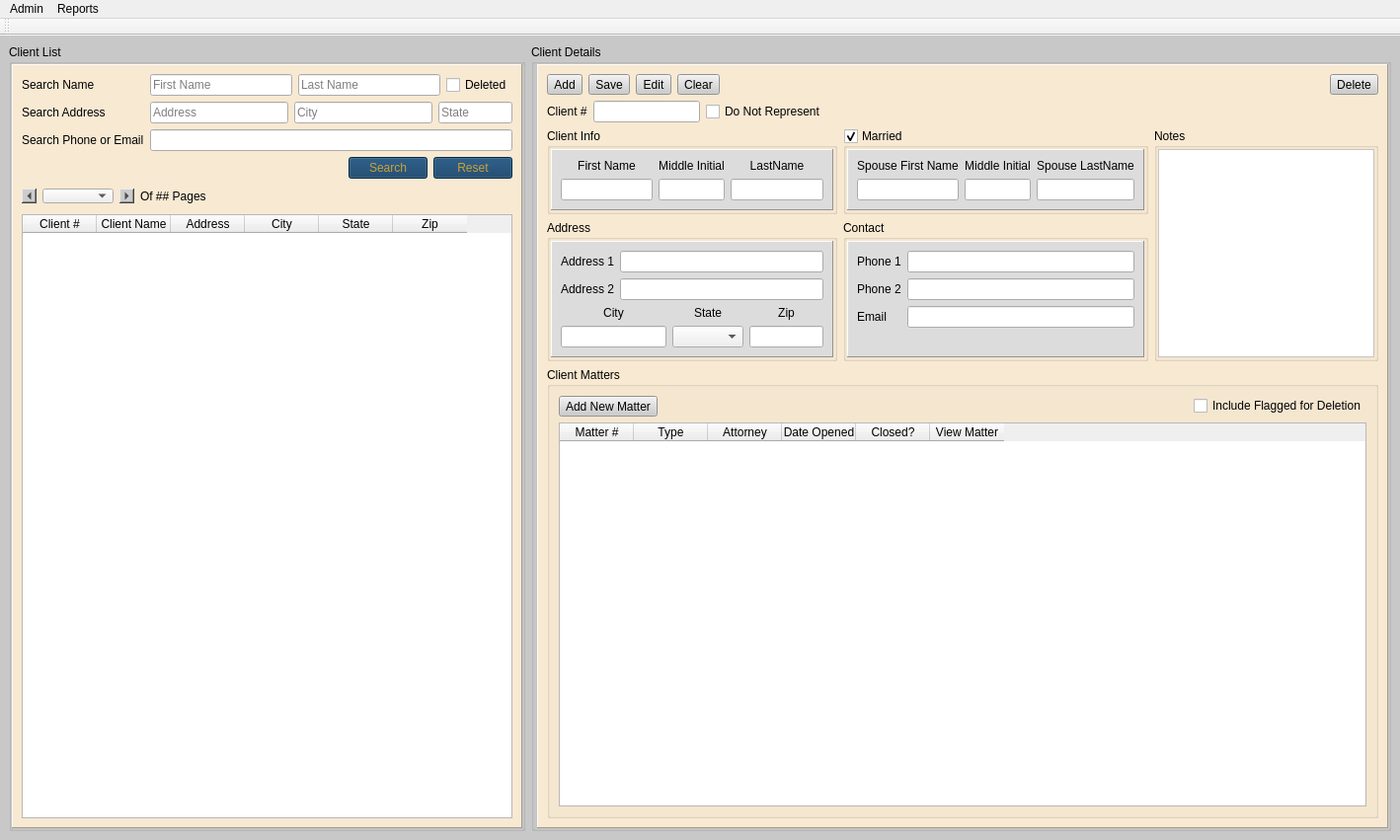
<?xml version="1.0" encoding="UTF-8"?>
<ui version="4.0">
 <class>MainWindow</class>
 <widget class="QMainWindow" name="MainWindow">
  <property name="geometry">
   <rect>
    <x>0</x>
    <y>0</y>
    <width>1418</width>
    <height>851</height>
   </rect>
  </property>
  <property name="windowTitle">
   <string>Rudy</string>
  </property>
  <property name="windowIcon">
   <iconset>
    <normaloff>Icons/RUDYicon.ico</normaloff>Icons/RUDYicon.ico</iconset>
  </property>
  <property name="styleSheet">
   <string notr="true">
QMainWindow#MainWindow{
	
	background-color:rgb(200, 200, 200);
	font: 10pt &quot;Microsoft Tai Le&quot;;
}
QGroupBox{
	font: 75 12pt &quot;Microsoft Tai Le&quot;;
}
QFrame#groupFrame,QFrame#groupFrame_2 {
	
	background-color:rgb(248, 233, 210);
}
QPushButton{
	
	font: 75 10pt &quot;Microsoft Tai Le&quot;;
	color: rgb(202, 161, 56);
	background-color: rgb(11, 56, 97);
}
QToolButton{
	
	background-color: rgb(204, 204, 204);
	font: 75 10pt &quot;Microsoft Tai Le&quot;;
}
QToolButton#prevPage{
	
	font: 75 10pt &quot;Microsoft Tai Le&quot;;
	color: rgb(202, 161, 56);
	background-color: rgb(11, 56, 97);
}
QToolButton#nextPage{
	
	font: 75 10pt &quot;Microsoft Tai Le&quot;;
	color: rgb(202, 161, 56);
	background-color: rgb(11, 56, 97);
}
QIcon{background-color:rga(1,1,1);}</string>
  </property>
  <widget class="QWidget" name="centralwidget">
   <layout class="QHBoxLayout" name="horizontalLayout_6" stretch="3,5">
    <item>
     <widget class="QGroupBox" name="listGroup">
      <property name="sizePolicy">
       <sizepolicy hsizetype="Expanding" vsizetype="Preferred">
        <horstretch>0</horstretch>
        <verstretch>0</verstretch>
       </sizepolicy>
      </property>
      <property name="title">
       <string>Client List</string>
      </property>
      <property name="alignment">
       <set>Qt::AlignLeading|Qt::AlignLeft|Qt::AlignTop</set>
      </property>
      <property name="flat">
       <bool>true</bool>
      </property>
      <layout class="QVBoxLayout" name="verticalLayout_2">
       <property name="margin">
        <number>0</number>
       </property>
       <item>
        <widget class="QFrame" name="groupFrame">
         <property name="frameShape">
          <enum>QFrame::Panel</enum>
         </property>
         <property name="frameShadow">
          <enum>QFrame::Raised</enum>
         </property>
         <property name="lineWidth">
          <number>1</number>
         </property>
         <layout class="QVBoxLayout" name="verticalLayout">
          <item>
           <layout class="QFormLayout" name="formLayout">
            <item row="0" column="0">
             <widget class="QLabel" name="label">
              <property name="text">
               <string>Search Name</string>
              </property>
             </widget>
            </item>
            <item row="1" column="0">
             <widget class="QLabel" name="label_2">
              <property name="text">
               <string>Search Address</string>
              </property>
             </widget>
            </item>
            <item row="2" column="0">
             <widget class="QLabel" name="label_3">
              <property name="text">
               <string>Search Phone or Email</string>
              </property>
             </widget>
            </item>
            <item row="2" column="1">
             <widget class="QLineEdit" name="searchContacts"/>
            </item>
            <item row="3" column="0" colspan="2">
             <layout class="QHBoxLayout" name="horizontalLayout">
              <item>
               <spacer name="horizontalSpacer_2">
                <property name="orientation">
                 <enum>Qt::Horizontal</enum>
                </property>
                <property name="sizeHint" stdset="0">
                 <size>
                  <width>40</width>
                  <height>20</height>
                 </size>
                </property>
               </spacer>
              </item>
              <item>
               <widget class="QPushButton" name="search">
                <property name="text">
                 <string>Search</string>
                </property>
               </widget>
              </item>
              <item>
               <widget class="QPushButton" name="reset">
                <property name="text">
                 <string>Reset</string>
                </property>
               </widget>
              </item>
             </layout>
            </item>
            <item row="0" column="1">
             <layout class="QHBoxLayout" name="horizontalLayout_7">
              <item>
               <widget class="QLineEdit" name="searchFirst">
                <property name="placeholderText">
                 <string>First Name</string>
                </property>
               </widget>
              </item>
              <item>
               <widget class="QLineEdit" name="searchLast">
                <property name="placeholderText">
                 <string>Last Name</string>
                </property>
               </widget>
              </item>
              <item>
               <widget class="QCheckBox" name="seeDeleted">
                <property name="text">
                 <string>Deleted</string>
                </property>
               </widget>
              </item>
             </layout>
            </item>
            <item row="1" column="1">
             <layout class="QGridLayout" name="gridLayout_10">
              <item row="0" column="0">
               <widget class="QLineEdit" name="searchAddr">
                <property name="placeholderText">
                 <string>Address</string>
                </property>
               </widget>
              </item>
              <item row="0" column="2">
               <widget class="QLineEdit" name="searchState">
                <property name="maximumSize">
                 <size>
                  <width>75</width>
                  <height>16777215</height>
                 </size>
                </property>
                <property name="placeholderText">
                 <string>State</string>
                </property>
               </widget>
              </item>
              <item row="0" column="1">
               <widget class="QLineEdit" name="searchCity">
                <property name="maximumSize">
                 <size>
                  <width>16777215</width>
                  <height>16777215</height>
                 </size>
                </property>
                <property name="placeholderText">
                 <string>City</string>
                </property>
               </widget>
              </item>
             </layout>
            </item>
           </layout>
          </item>
          <item>
           <layout class="QHBoxLayout" name="horizontalLayout_2">
            <item>
             <widget class="QToolButton" name="prev_page">
              <property name="maximumSize">
               <size>
                <width>15</width>
                <height>15</height>
               </size>
              </property>
              <property name="text">
               <string>...</string>
              </property>
              <property name="iconSize">
               <size>
                <width>10</width>
                <height>10</height>
               </size>
              </property>
              <property name="arrowType">
               <enum>Qt::LeftArrow</enum>
              </property>
             </widget>
            </item>
            <item>
             <widget class="QComboBox" name="page_num">
              <property name="maximumSize">
               <size>
                <width>16777215</width>
                <height>15</height>
               </size>
              </property>
              <property name="styleSheet">
               <string notr="true">font: italic 9pt &quot;Microsoft Tai Le&quot;;</string>
              </property>
             </widget>
            </item>
            <item>
             <widget class="QToolButton" name="next_page">
              <property name="maximumSize">
               <size>
                <width>15</width>
                <height>15</height>
               </size>
              </property>
              <property name="text">
               <string>...</string>
              </property>
              <property name="iconSize">
               <size>
                <width>10</width>
                <height>10</height>
               </size>
              </property>
              <property name="arrowType">
               <enum>Qt::RightArrow</enum>
              </property>
             </widget>
            </item>
            <item>
             <widget class="QLabel" name="total_pages">
              <property name="maximumSize">
               <size>
                <width>100</width>
                <height>15</height>
               </size>
              </property>
              <property name="styleSheet">
               <string notr="true">font: italic 9pt &quot;Microsoft Tai Le&quot;;</string>
              </property>
              <property name="text">
               <string>Of ## Pages</string>
              </property>
             </widget>
            </item>
            <item>
             <spacer name="horizontalSpacer_6">
              <property name="orientation">
               <enum>Qt::Horizontal</enum>
              </property>
              <property name="sizeHint" stdset="0">
               <size>
                <width>326</width>
                <height>24</height>
               </size>
              </property>
             </spacer>
            </item>
           </layout>
          </item>
          <item>
           <widget class="QTableWidget" name="clientList">
            <property name="editTriggers">
             <set>QAbstractItemView::NoEditTriggers</set>
            </property>
            <property name="selectionMode">
             <enum>QAbstractItemView::SingleSelection</enum>
            </property>
            <property name="selectionBehavior">
             <enum>QAbstractItemView::SelectRows</enum>
            </property>
            <attribute name="horizontalHeaderDefaultSectionSize">
             <number>75</number>
            </attribute>
            <column>
             <property name="text">
              <string>Client #</string>
             </property>
            </column>
            <column>
             <property name="text">
              <string>Client Name</string>
             </property>
            </column>
            <column>
             <property name="text">
              <string>Address</string>
             </property>
            </column>
            <column>
             <property name="text">
              <string>City</string>
             </property>
            </column>
            <column>
             <property name="text">
              <string>State</string>
             </property>
            </column>
            <column>
             <property name="text">
              <string>Zip</string>
             </property>
            </column>
           </widget>
          </item>
         </layout>
        </widget>
       </item>
      </layout>
     </widget>
    </item>
    <item>
     <widget class="QGroupBox" name="detailGroup">
      <property name="sizePolicy">
       <sizepolicy hsizetype="Preferred" vsizetype="Expanding">
        <horstretch>0</horstretch>
        <verstretch>0</verstretch>
       </sizepolicy>
      </property>
      <property name="styleSheet">
       <string notr="true"/>
      </property>
      <property name="title">
       <string>Client Details</string>
      </property>
      <property name="flat">
       <bool>true</bool>
      </property>
      <layout class="QVBoxLayout" name="verticalLayout_9">
       <property name="leftMargin">
        <number>3</number>
       </property>
       <property name="topMargin">
        <number>0</number>
       </property>
       <property name="rightMargin">
        <number>0</number>
       </property>
       <property name="bottomMargin">
        <number>0</number>
       </property>
       <item>
        <widget class="QFrame" name="groupFrame_2">
         <property name="frameShape">
          <enum>QFrame::Panel</enum>
         </property>
         <property name="frameShadow">
          <enum>QFrame::Raised</enum>
         </property>
         <layout class="QGridLayout" name="gridLayout_2">
          <item row="3" column="0">
           <widget class="QGroupBox" name="clientAddress">
            <property name="title">
             <string>Address</string>
            </property>
            <property name="flat">
             <bool>true</bool>
            </property>
            <layout class="QVBoxLayout" name="verticalLayout_5">
             <property name="spacing">
              <number>1</number>
             </property>
             <property name="margin">
              <number>1</number>
             </property>
             <item>
              <widget class="QFrame" name="frame_3">
               <property name="styleSheet">
                <string notr="true">QFrame{ background-color: rgb(220, 220, 220); }</string>
               </property>
               <property name="frameShape">
                <enum>QFrame::Panel</enum>
               </property>
               <property name="frameShadow">
                <enum>QFrame::Raised</enum>
               </property>
               <layout class="QFormLayout" name="formLayout_3">
                <item row="0" column="0">
                 <widget class="QLabel" name="label_27">
                  <property name="text">
                   <string>Address 1</string>
                  </property>
                 </widget>
                </item>
                <item row="0" column="1">
                 <widget class="QLineEdit" name="addr1"/>
                </item>
                <item row="1" column="0">
                 <widget class="QLabel" name="label_28">
                  <property name="text">
                   <string>Address 2</string>
                  </property>
                 </widget>
                </item>
                <item row="1" column="1">
                 <widget class="QLineEdit" name="addr2"/>
                </item>
                <item row="2" column="0" colspan="2">
                 <layout class="QGridLayout" name="gridLayout_9">
                  <item row="0" column="0">
                   <widget class="QLabel" name="label_24">
                    <property name="text">
                     <string>City</string>
                    </property>
                    <property name="alignment">
                     <set>Qt::AlignCenter</set>
                    </property>
                   </widget>
                  </item>
                  <item row="0" column="1">
                   <widget class="QLabel" name="label_25">
                    <property name="text">
                     <string>State</string>
                    </property>
                    <property name="alignment">
                     <set>Qt::AlignCenter</set>
                    </property>
                   </widget>
                  </item>
                  <item row="0" column="2">
                   <widget class="QLabel" name="label_26">
                    <property name="text">
                     <string>Zip</string>
                    </property>
                    <property name="alignment">
                     <set>Qt::AlignCenter</set>
                    </property>
                   </widget>
                  </item>
                  <item row="1" column="0">
                   <widget class="QLineEdit" name="city"/>
                  </item>
                  <item row="1" column="1">
                   <widget class="QComboBox" name="state"/>
                  </item>
                  <item row="1" column="2">
                   <widget class="QLineEdit" name="zipcode">
                    <property name="maximumSize">
                     <size>
                      <width>75</width>
                      <height>16777215</height>
                     </size>
                    </property>
                   </widget>
                  </item>
                 </layout>
                </item>
               </layout>
              </widget>
             </item>
            </layout>
           </widget>
          </item>
          <item row="2" column="0">
           <widget class="QGroupBox" name="clientInfo">
            <property name="title">
             <string>Client Info</string>
            </property>
            <property name="flat">
             <bool>true</bool>
            </property>
            <layout class="QVBoxLayout" name="verticalLayout_3">
             <property name="spacing">
              <number>1</number>
             </property>
             <property name="margin">
              <number>1</number>
             </property>
             <item>
              <widget class="QFrame" name="frame">
               <property name="styleSheet">
                <string notr="true">QFrame{ background-color: rgb(220, 220, 220); }</string>
               </property>
               <property name="frameShape">
                <enum>QFrame::Panel</enum>
               </property>
               <property name="frameShadow">
                <enum>QFrame::Raised</enum>
               </property>
               <layout class="QGridLayout" name="gridLayout_3">
                <item row="0" column="0" colspan="2">
                 <layout class="QGridLayout" name="gridLayout">
                  <item row="0" column="0">
                   <widget class="QLabel" name="label_5">
                    <property name="text">
                     <string>First Name</string>
                    </property>
                    <property name="alignment">
                     <set>Qt::AlignCenter</set>
                    </property>
                   </widget>
                  </item>
                  <item row="0" column="1">
                   <widget class="QLabel" name="label_6">
                    <property name="text">
                     <string>Middle Initial</string>
                    </property>
                    <property name="alignment">
                     <set>Qt::AlignCenter</set>
                    </property>
                   </widget>
                  </item>
                  <item row="0" column="2">
                   <widget class="QLabel" name="label_7">
                    <property name="text">
                     <string>LastName</string>
                    </property>
                    <property name="alignment">
                     <set>Qt::AlignCenter</set>
                    </property>
                   </widget>
                  </item>
                  <item row="1" column="0">
                   <widget class="QLineEdit" name="firstName"/>
                  </item>
                  <item row="1" column="1">
                   <widget class="QLineEdit" name="middleInitial">
                    <property name="sizePolicy">
                     <sizepolicy hsizetype="Preferred" vsizetype="Fixed">
                      <horstretch>0</horstretch>
                      <verstretch>0</verstretch>
                     </sizepolicy>
                    </property>
                    <property name="maximumSize">
                     <size>
                      <width>75</width>
                      <height>16777215</height>
                     </size>
                    </property>
                   </widget>
                  </item>
                  <item row="1" column="2">
                   <widget class="QLineEdit" name="lastName"/>
                  </item>
                 </layout>
                </item>
               </layout>
              </widget>
             </item>
            </layout>
           </widget>
          </item>
          <item row="3" column="1">
           <widget class="QGroupBox" name="clientContact">
            <property name="title">
             <string>Contact</string>
            </property>
            <property name="flat">
             <bool>true</bool>
            </property>
            <layout class="QVBoxLayout" name="verticalLayout_6">
             <property name="spacing">
              <number>1</number>
             </property>
             <property name="margin">
              <number>1</number>
             </property>
             <item>
              <widget class="QFrame" name="frame_4">
               <property name="styleSheet">
                <string notr="true">QFrame{ background-color: rgb(220, 220, 220); }</string>
               </property>
               <property name="frameShape">
                <enum>QFrame::Panel</enum>
               </property>
               <property name="frameShadow">
                <enum>QFrame::Raised</enum>
               </property>
               <layout class="QFormLayout" name="formLayout_2">
                <item row="0" column="0">
                 <widget class="QLabel" name="label_33">
                  <property name="text">
                   <string>Phone 1</string>
                  </property>
                 </widget>
                </item>
                <item row="0" column="1">
                 <widget class="QLineEdit" name="phone1"/>
                </item>
                <item row="1" column="0">
                 <widget class="QLabel" name="label_32">
                  <property name="text">
                   <string>Phone 2</string>
                  </property>
                 </widget>
                </item>
                <item row="1" column="1">
                 <widget class="QLineEdit" name="phone2"/>
                </item>
                <item row="2" column="0">
                 <widget class="QLabel" name="label_34">
                  <property name="text">
                   <string>Email</string>
                  </property>
                 </widget>
                </item>
                <item row="2" column="1">
                 <widget class="QLineEdit" name="email"/>
                </item>
               </layout>
              </widget>
             </item>
            </layout>
           </widget>
          </item>
          <item row="2" column="1">
           <widget class="QGroupBox" name="spouseInfo">
            <property name="title">
             <string>Married</string>
            </property>
            <property name="flat">
             <bool>true</bool>
            </property>
            <property name="checkable">
             <bool>true</bool>
            </property>
            <layout class="QVBoxLayout" name="verticalLayout_4">
             <property name="spacing">
              <number>1</number>
             </property>
             <property name="margin">
              <number>1</number>
             </property>
             <item>
              <widget class="QFrame" name="frame_2">
               <property name="styleSheet">
                <string notr="true">QFrame{ background-color: rgb(220, 220, 220); }</string>
               </property>
               <property name="frameShape">
                <enum>QFrame::Panel</enum>
               </property>
               <property name="frameShadow">
                <enum>QFrame::Raised</enum>
               </property>
               <layout class="QGridLayout" name="gridLayout_4">
                <item row="0" column="0" colspan="2">
                 <layout class="QGridLayout" name="gridLayout_5">
                  <item row="0" column="0">
                   <widget class="QLabel" name="label_13">
                    <property name="text">
                     <string>Spouse First Name</string>
                    </property>
                    <property name="alignment">
                     <set>Qt::AlignCenter</set>
                    </property>
                   </widget>
                  </item>
                  <item row="0" column="1">
                   <widget class="QLabel" name="label_14">
                    <property name="text">
                     <string>Middle Initial</string>
                    </property>
                    <property name="alignment">
                     <set>Qt::AlignCenter</set>
                    </property>
                   </widget>
                  </item>
                  <item row="0" column="2">
                   <widget class="QLabel" name="label_15">
                    <property name="text">
                     <string>Spouse LastName</string>
                    </property>
                    <property name="alignment">
                     <set>Qt::AlignCenter</set>
                    </property>
                   </widget>
                  </item>
                  <item row="1" column="0">
                   <widget class="QLineEdit" name="firstName_2"/>
                  </item>
                  <item row="1" column="1">
                   <widget class="QLineEdit" name="middleInitial_2">
                    <property name="sizePolicy">
                     <sizepolicy hsizetype="Preferred" vsizetype="Fixed">
                      <horstretch>0</horstretch>
                      <verstretch>0</verstretch>
                     </sizepolicy>
                    </property>
                    <property name="maximumSize">
                     <size>
                      <width>75</width>
                      <height>16777215</height>
                     </size>
                    </property>
                   </widget>
                  </item>
                  <item row="1" column="2">
                   <widget class="QLineEdit" name="lastName_2"/>
                  </item>
                 </layout>
                </item>
               </layout>
              </widget>
             </item>
            </layout>
           </widget>
          </item>
          <item row="2" column="2" rowspan="2">
           <widget class="QGroupBox" name="clientAddress_3">
            <property name="title">
             <string>Notes</string>
            </property>
            <property name="flat">
             <bool>true</bool>
            </property>
            <layout class="QVBoxLayout" name="verticalLayout_7">
             <property name="spacing">
              <number>1</number>
             </property>
             <property name="margin">
              <number>1</number>
             </property>
             <item>
              <widget class="QTextEdit" name="notes">
               <property name="sizePolicy">
                <sizepolicy hsizetype="Expanding" vsizetype="Preferred">
                 <horstretch>0</horstretch>
                 <verstretch>0</verstretch>
                </sizepolicy>
               </property>
               <property name="styleSheet">
                <string notr="true">background-color: rgb(255, 255, 255);</string>
               </property>
              </widget>
             </item>
            </layout>
           </widget>
          </item>
          <item row="4" column="0" colspan="3">
           <widget class="QGroupBox" name="mattersGroup">
            <property name="sizePolicy">
             <sizepolicy hsizetype="Expanding" vsizetype="Expanding">
              <horstretch>0</horstretch>
              <verstretch>0</verstretch>
             </sizepolicy>
            </property>
            <property name="title">
             <string>Client Matters</string>
            </property>
            <layout class="QVBoxLayout" name="verticalLayout_8">
             <item>
              <layout class="QHBoxLayout" name="horizontalLayout_5">
               <item>
                <widget class="QToolButton" name="addMatter">
                 <property name="text">
                  <string>Add New Matter</string>
                 </property>
                 <property name="icon">
                  <iconset>
                   <normaloff>Icons/plus.ico</normaloff>Icons/plus.ico</iconset>
                 </property>
                 <property name="toolButtonStyle">
                  <enum>Qt::ToolButtonTextBesideIcon</enum>
                 </property>
                </widget>
               </item>
               <item>
                <spacer name="horizontalSpacer_5">
                 <property name="orientation">
                  <enum>Qt::Horizontal</enum>
                 </property>
                 <property name="sizeHint" stdset="0">
                  <size>
                   <width>40</width>
                   <height>20</height>
                  </size>
                 </property>
                </spacer>
               </item>
               <item>
                <widget class="QCheckBox" name="includeDeteled">
                 <property name="text">
                  <string>Include Flagged for Deletion</string>
                 </property>
                </widget>
               </item>
              </layout>
             </item>
             <item>
              <widget class="QTableWidget" name="matterList">
               <attribute name="horizontalHeaderDefaultSectionSize">
                <number>75</number>
               </attribute>
               <column>
                <property name="text">
                 <string>Matter #</string>
                </property>
               </column>
               <column>
                <property name="text">
                 <string>Type</string>
                </property>
               </column>
               <column>
                <property name="text">
                 <string>Attorney</string>
                </property>
               </column>
               <column>
                <property name="text">
                 <string>Date Opened</string>
                </property>
               </column>
               <column>
                <property name="text">
                 <string>Closed?</string>
                </property>
               </column>
               <column>
                <property name="text">
                 <string>View Matter</string>
                </property>
               </column>
              </widget>
             </item>
            </layout>
           </widget>
          </item>
          <item row="0" column="0" colspan="3">
           <layout class="QHBoxLayout" name="horizontalLayout_3">
            <item>
             <widget class="QToolButton" name="addClient">
              <property name="text">
               <string>Add</string>
              </property>
              <property name="icon">
               <iconset>
                <normaloff>Icons/plus.ico</normaloff>Icons/plus.ico</iconset>
              </property>
              <property name="toolButtonStyle">
               <enum>Qt::ToolButtonTextBesideIcon</enum>
              </property>
             </widget>
            </item>
            <item>
             <widget class="QToolButton" name="saveClientChanges">
              <property name="text">
               <string>Save</string>
              </property>
              <property name="icon">
               <iconset>
                <normaloff>Icons/save.ico</normaloff>Icons/save.ico</iconset>
              </property>
              <property name="toolButtonStyle">
               <enum>Qt::ToolButtonTextBesideIcon</enum>
              </property>
             </widget>
            </item>
            <item>
             <widget class="QToolButton" name="editClient">
              <property name="text">
               <string>Edit</string>
              </property>
              <property name="icon">
               <iconset>
                <normaloff>Icons/note.ico</normaloff>Icons/note.ico</iconset>
              </property>
              <property name="toolButtonStyle">
               <enum>Qt::ToolButtonTextBesideIcon</enum>
              </property>
             </widget>
            </item>
            <item>
             <widget class="QToolButton" name="clearContent">
              <property name="text">
               <string>Clear</string>
              </property>
              <property name="icon">
               <iconset>
                <normaloff>Icons/clear.ico</normaloff>Icons/clear.ico</iconset>
              </property>
              <property name="toolButtonStyle">
               <enum>Qt::ToolButtonTextBesideIcon</enum>
              </property>
             </widget>
            </item>
            <item>
             <spacer name="horizontalSpacer_4">
              <property name="orientation">
               <enum>Qt::Horizontal</enum>
              </property>
              <property name="sizeHint" stdset="0">
               <size>
                <width>40</width>
                <height>20</height>
               </size>
              </property>
             </spacer>
            </item>
            <item>
             <widget class="QToolButton" name="deleteAccount">
              <property name="text">
               <string>Delete</string>
              </property>
              <property name="icon">
               <iconset>
                <normaloff>Icons/delete.ico</normaloff>Icons/delete.ico</iconset>
              </property>
              <property name="toolButtonStyle">
               <enum>Qt::ToolButtonTextBesideIcon</enum>
              </property>
             </widget>
            </item>
           </layout>
          </item>
          <item row="1" column="0" colspan="3">
           <layout class="QHBoxLayout" name="horizontalLayout_4">
            <item>
             <widget class="QLabel" name="label_4">
              <property name="styleSheet">
               <string notr="true">font: 75 12pt &quot;Microsoft Tai Le&quot;;</string>
              </property>
              <property name="text">
               <string>Client #</string>
              </property>
             </widget>
            </item>
            <item>
             <widget class="QLineEdit" name="clientNum">
              <property name="sizePolicy">
               <sizepolicy hsizetype="Preferred" vsizetype="Fixed">
                <horstretch>0</horstretch>
                <verstretch>0</verstretch>
               </sizepolicy>
              </property>
             </widget>
            </item>
            <item>
             <widget class="QCheckBox" name="donotrep">
              <property name="text">
               <string>Do Not Represent</string>
              </property>
             </widget>
            </item>
            <item>
             <spacer name="horizontalSpacer_3">
              <property name="orientation">
               <enum>Qt::Horizontal</enum>
              </property>
              <property name="sizeHint" stdset="0">
               <size>
                <width>40</width>
                <height>20</height>
               </size>
              </property>
             </spacer>
            </item>
           </layout>
          </item>
         </layout>
        </widget>
       </item>
      </layout>
     </widget>
    </item>
   </layout>
  </widget>
  <widget class="QMenuBar" name="menubar">
   <property name="geometry">
    <rect>
     <x>0</x>
     <y>0</y>
     <width>1418</width>
     <height>25</height>
    </rect>
   </property>
   <widget class="QMenu" name="menuAdmin">
    <property name="title">
     <string>Admin</string>
    </property>
    <addaction name="actionManage_Matter_Types"/>
    <addaction name="actionManage_Users"/>
    <addaction name="actionFile_Maintenance"/>
   </widget>
   <widget class="QMenu" name="menuReports">
    <property name="title">
     <string>Reports</string>
    </property>
    <addaction name="actionBuild_a_Report"/>
   </widget>
   <addaction name="menuAdmin"/>
   <addaction name="menuReports"/>
  </widget>
  <widget class="QToolBar" name="toolBar">
   <property name="windowTitle">
    <string>toolBar</string>
   </property>
   <attribute name="toolBarArea">
    <enum>TopToolBarArea</enum>
   </attribute>
   <attribute name="toolBarBreak">
    <bool>false</bool>
   </attribute>
  </widget>
  <action name="actionManage_Users">
   <property name="text">
    <string>Manage Users</string>
   </property>
  </action>
  <action name="actionManage_Matter_Types">
   <property name="text">
    <string>Manage Matter Types</string>
   </property>
  </action>
  <action name="actionFile_Maintenance">
   <property name="text">
    <string>File Maintenance</string>
   </property>
  </action>
  <action name="actionBuild_a_Report">
   <property name="text">
    <string>Build a Report</string>
   </property>
  </action>
 </widget>
 <tabstops>
  <tabstop>searchContacts</tabstop>
  <tabstop>search</tabstop>
  <tabstop>reset</tabstop>
  <tabstop>clientList</tabstop>
  <tabstop>clientNum</tabstop>
  <tabstop>donotrep</tabstop>
  <tabstop>firstName</tabstop>
  <tabstop>middleInitial</tabstop>
  <tabstop>lastName</tabstop>
  <tabstop>spouseInfo</tabstop>
  <tabstop>firstName_2</tabstop>
  <tabstop>middleInitial_2</tabstop>
  <tabstop>lastName_2</tabstop>
  <tabstop>addr1</tabstop>
  <tabstop>addr2</tabstop>
  <tabstop>city</tabstop>
  <tabstop>state</tabstop>
  <tabstop>zipcode</tabstop>
  <tabstop>phone1</tabstop>
  <tabstop>phone2</tabstop>
  <tabstop>email</tabstop>
  <tabstop>notes</tabstop>
  <tabstop>addMatter</tabstop>
  <tabstop>matterList</tabstop>
  <tabstop>addClient</tabstop>
  <tabstop>saveClientChanges</tabstop>
  <tabstop>editClient</tabstop>
  <tabstop>clearContent</tabstop>
 </tabstops>
 <resources/>
 <connections/>
</ui>
